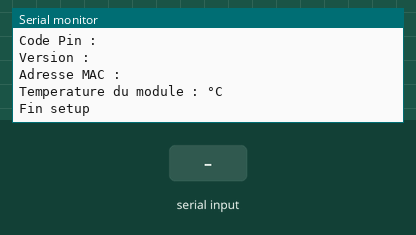
The sketch below on a simulated Arduino Uno, built with avr-gcc and run on an emulated ATmega328P. Parts: the last lines printed to the serial monitor. Inputs (shaded band) come from the test bench.

Above: at 12.2 s.
12.3 s: "ButtonRecuCapteur" received over Serial
At 14.5 s:
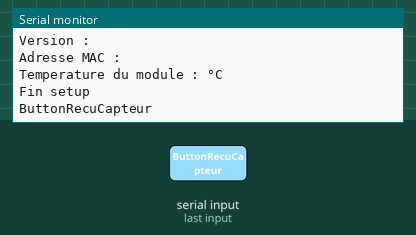
14.8 s: "Button1" received over Serial
At 17.2 s:
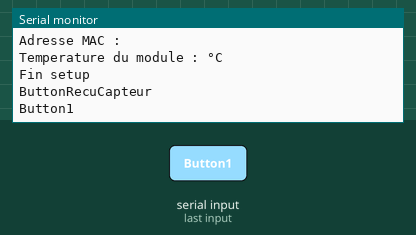

Measured:
- after the input at 12.3 s, the serial monitor: prints a new line after 1.0 s (image 1)
- after the input at 14.8 s, the serial monitor: prints a new line after 1.0 s (image 2)

The sketch:

bluetooth.ino
```cpp
#include <SoftwareSerial.h>   //Software Serial Port

#define RxD 2
#define TxD 3
#define vitesse_arduino 9600
#define vitesse_bluetooth 9600

SoftwareSerial blueToothSerial(RxD,TxD);

String recvChar;
String emitChar;
String commande_bluetooth;

void setup()
{
  Serial.begin(vitesse_arduino);
  pinMode(RxD, INPUT);
  pinMode(TxD, OUTPUT);

  Serial.println("Debut setup");
  blueToothSerial.begin(vitesse_bluetooth);
  blueToothSerial.flush();
  blueToothSerial.print("AT");
  Serial.println(blueToothSerial.readString());
  blueToothSerial.print("AT+NAME?"); //Nom Module
  Serial.print("Nom du module : ");
  Serial.println(blueToothSerial.readString());
  Serial.print("Vitesse de transmission : ");
  blueToothSerial.print("AT+BAUD?"); // Vitesse Transmission
  Serial.println(blueToothSerial.readString());
  Serial.print("Parité : ");
  blueToothSerial.print("AT+CHK?"); // Parité
  Serial.println(blueToothSerial.readString());
  Serial.print("Role (S=Esclave ; M=Maitre) : ");
  blueToothSerial.print("AT+ROLE?"); // Role
  Serial.println(blueToothSerial.readString());
  Serial.print("Code Pin : ");
  blueToothSerial.print("AT+PIN?"); // Code PIN
  Serial.println(blueToothSerial.readString());
  Serial.print("Version : ");
  blueToothSerial.print("AT+VERSION?"); // Version
  Serial.println(blueToothSerial.readString());
  Serial.print("Adresse MAC : ");
  blueToothSerial.print("AT+ADDR?"); // Température du module
  Serial.println(blueToothSerial.readString());
  Serial.print("Temperature du module : ");
  blueToothSerial.print("AT+TEMP?"); // Température du module
  Serial.print(blueToothSerial.readString());
  Serial.println("°C");
  Serial.println("Fin setup");
  delay(2000);
  blueToothSerial.flush();
}

void loop()
{

  if(blueToothSerial.available()>0)
  {
     recvChar = blueToothSerial.readString();
     int lenghtChar=recvChar.length();
//     Serial.print("longeur chaine : ");
//     Serial.println(lenghtChar);
//     Serial.print("Chaine de base : ");
//     Serial.println(recvChar);

     recvChar.remove(lenghtChar-2);
//     Serial.print("chaine sans saut : ");
//     Serial.println(recvChar);

    commande_bluetooth = recvChar;
//    Serial.print("commande ble : ");
//    Serial.println(commande_bluetooth);
//    Serial.print("longeur ble : ");
//    Serial.println(commande_bluetooth.length());

//    Serial.print(blueToothSerial.read());
//    Serial.write(blueToothSerial.read());
  }
  if(Serial.available()>0)
  {
    emitChar  = Serial.readString();
    Serial.println(emitChar);
    blueToothSerial.print(emitChar);
//    blueToothSerial.write(Serial.read());
//    blueToothSerial.print(Serial.read());
  }
  if(commande_bluetooth.equalsIgnoreCase("ButtonRecuCapteur"))
  {
    Serial.println("Emission vers le telephone");
    emitChar="&";
    emitChar=emitChar+"Valeur 1";
    emitChar=emitChar+"%";
    blueToothSerial.print(emitChar);
    commande_bluetooth="";
  }
  if(commande_bluetooth.equalsIgnoreCase("Button1"))
  {
    Serial.println("Action de la commande Button 1");
    commande_bluetooth="";
  }
  if(commande_bluetooth.equalsIgnoreCase("Button2"))
  {
    Serial.println("Action de la commande Button 2");
    commande_bluetooth="";
  }
  if(commande_bluetooth.equalsIgnoreCase("Button3"))
  {
    Serial.println("Action de la commande Button 3");
    commande_bluetooth="";
  }
  if(commande_bluetooth.equalsIgnoreCase("Button4"))
  {
    Serial.println("Action de la commande Button 4");
    commande_bluetooth="";
  }
}
```
